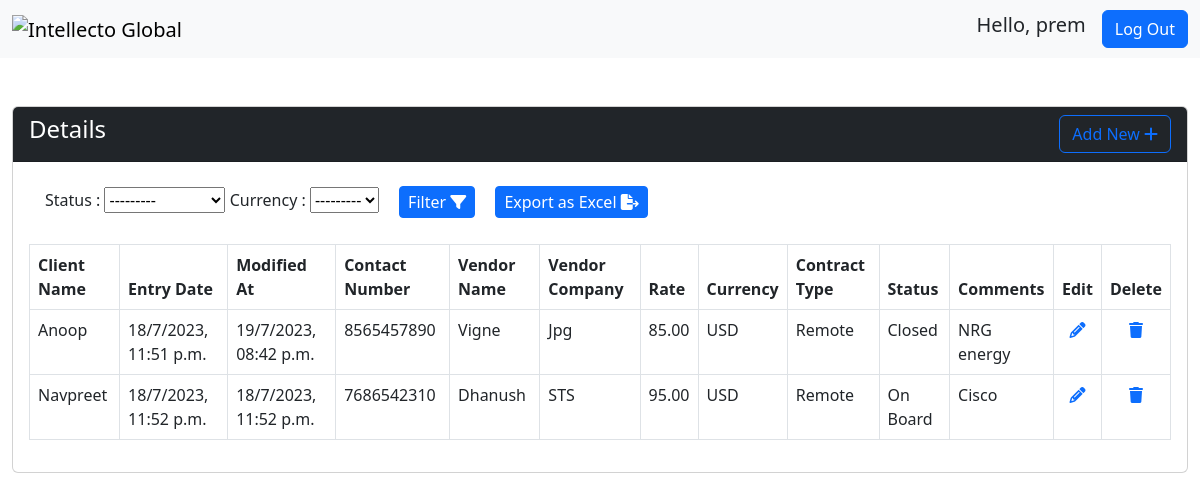
Page / (signed in) on the earlier database version.
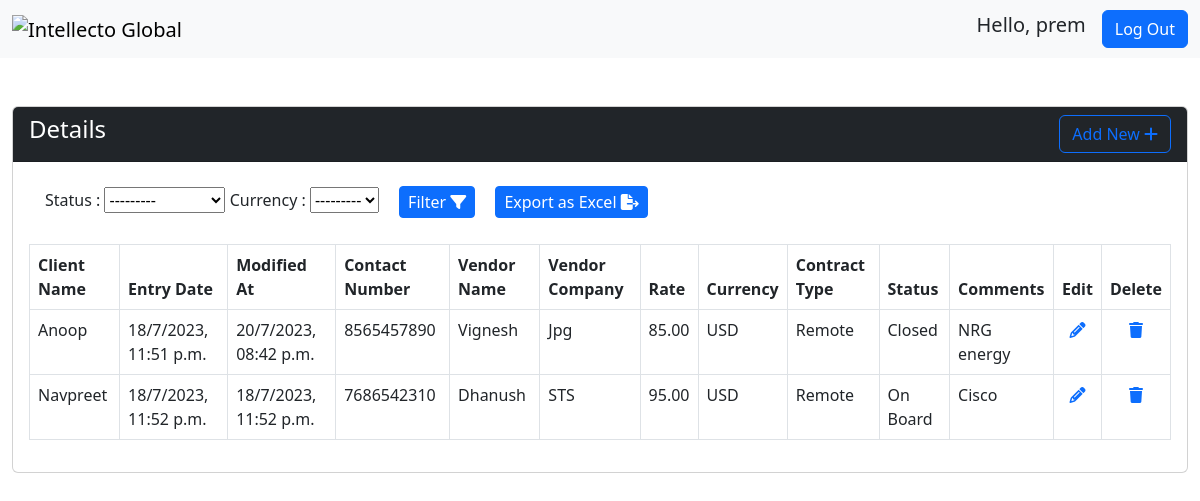
Same page on the later database version.
### app/models.py (models this page shows, shortened)
class MyTable(models.Model):
    user = models.ForeignKey(User, on_delete=models.CASCADE)
    date = models.DateTimeField(auto_now_add=True)
    modified_at = models.DateTimeField(auto_now=True)
    contact_number_validator = RegexValidator(regex=r'^\+?1?\d{9,15}$', message="Contact number must be entered in the format: '+999999999'. Up to 15 digits allowed.")
    contact_number = models.CharField(validators=[contact_number_validator],max_length=15)
    client_name = models.CharField(max_length=20)
    vendor_name = models.CharField(max_length=20)
    vendor_company = models.CharField(max_length=20)
    rate = models.DecimalField(max_digits=8, decimal_places=2)
    currency_choices = [
        ('USD', 'USD'),
        ('EUR', 'EUR'),
        ('GBP', 'GBP'),
    ]
    currency = models.CharField(max_length=10, choices=currency_choices)
    contract_choices = [
            ('Remote', 'Remote'),
            ('On Site', 'On Site'),
            ('Hybrid', 'Hybrid'),
        ]
    contract_type = models.CharField(max_length=20, choices=contract_choices)
    status_choices = [
            ('On Board', 'On Board'),
            ('In Progress', 'In Progress'),
            ('No Response', 'No Response'),
            ('Closed', 'Closed'),
        ]
    status = models.CharField(max_length=20, choices=status_choices)
    comments = models.CharField(max_length=100)

### app/views.py (the view)
# urls.py: path('',views.details,name='details'),
@login_required(login_url='signin')
def details(request):
    try:
        if request.user.is_superuser:
            details = MyTable.objects.all()
        else:
            details = MyTable.objects.filter(user=request.user)
        filter = FormFilter(request.GET, queryset=details)
        details = filter.qs
        return render(request, 'details.html', {'details': details, 'filter': filter})
    except Exception as e:
        return HttpResponseServerError(f"An error occurred: {str(e)}")

### app/templates/details.html (shortened to what this page needs)
{% extends 'base.html' %}
{% block content %}
<div class="container-fluid">
    <div class="card mt-5">
        <div class="card-header text-bg-dark d-flex justify-content-between">
            <h4 class="text-center">Details</h4>
            <a href="{% url 'add' %}" class="btn btn-outline-primary">Add New <i class="fa-solid fa-plus"></i></a>
        </div>
        <div class="card-body">
            <div class="mt-2">
                <form method="get">
                    <label class="form-label ms-3">Status : </label>
                    {{filter.form.status}}
                    <label class="form-label">Currency : </label>
                    {{filter.form.currency}}
                    <button class="btn btn-primary btn-sm ms-3" type="submit">Filter <i class="fa-solid fa-filter"></i></button>
                    <a class="btn btn-primary btn-sm ms-3" href="{% url 'export' %}">Export as Excel <i class="fa-solid fa-file-export"></i></a>
                </form>
            </div>
            <div class="table-responsive">
                <table class="table table-bordered mt-4">
                    <thead>
                        <tr>
                            <th>Client Name</th>
                            <th>Entry Date</th>
                            <th>Modified At</th>
                            <th>Contact Number</th>
                            <th>Vendor Name</th>
                            <th>Vendor Company</th>
                            <th>Rate</th>
                            <th>Currency</th>
                            <th>Contract Type</th>
                            <th>Status</th>
                            <th>Comments</th>
                            <th>Edit</th>
                            <th>Delete</th>
                        </tr>
                    </thead>
                    <tbody>
                        {% for i in details %}
                        <tr>
                            <td>{{i.client_name}}</td>
                            <td>{{i.date | date:"j/n/Y, h:i a"}}</td>
                            <td>{{i.modified_at|date:"j/n/Y, h:i a"}}</td>
                            <td>{{i.contact_number}}</td>
                            <td>{{i.vendor_name}}</td>
                            <td>{{i.vendor_company}}</td>
                            <td>{{i.rate}}</td>
                            <td>{{i.currency}}</td>
                            <td>{{i.contract_type}}</td>
                            <td>{{i.status}}</td>
                            <td>{{i.comments}}</td>
                            <td class="text-center"><a href="{% url 'edit' i.id %}"><i
                                        class="fa-solid fa-pencil"></i></a></td>
                            <td class="text-center"><a onclick="confirmDelete()" id="delete"
                                    href="{% url 'delete' i.id %}"><i class="fa-solid fa-trash"></i></a></td>
                        </tr>
                        {% endfor %}
                    </tbody>
                </table>
            </div>
        </div>
    </div>
</div>
{% endblock %}

Differences in the rows shown:
changed MyTable "Anoop": modified_at "19/7/2023, 08:42 p.m." → "20/7/2023, 08:42 p.m."; vendor_name "Vigne" → "Vignesh"
